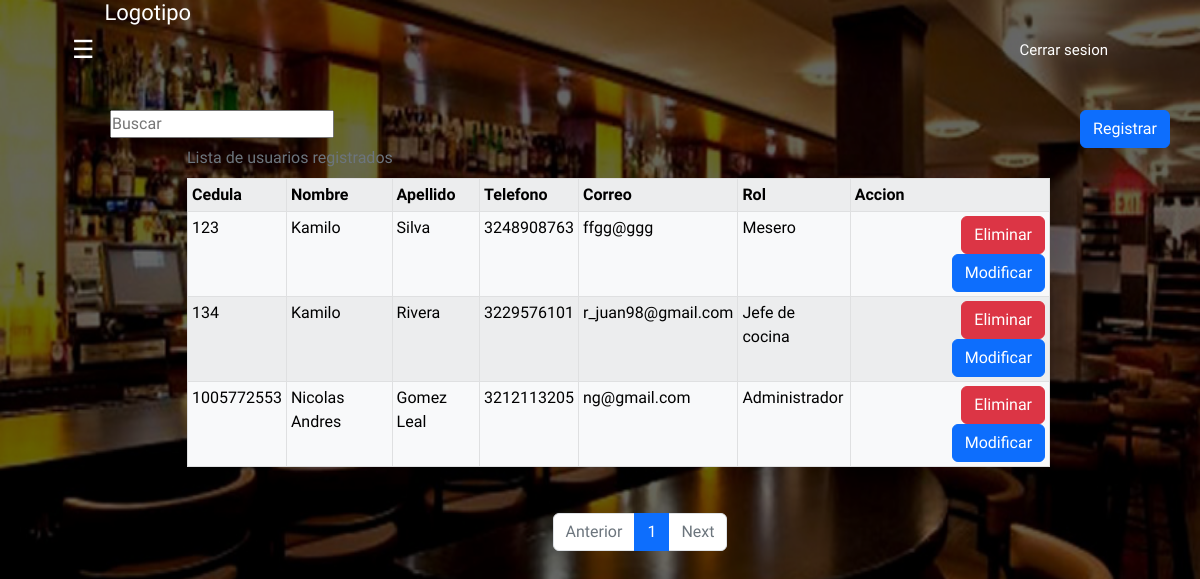
The page /admin/usuarios/panelU.php?pagina=1 on the database as committed earlier.
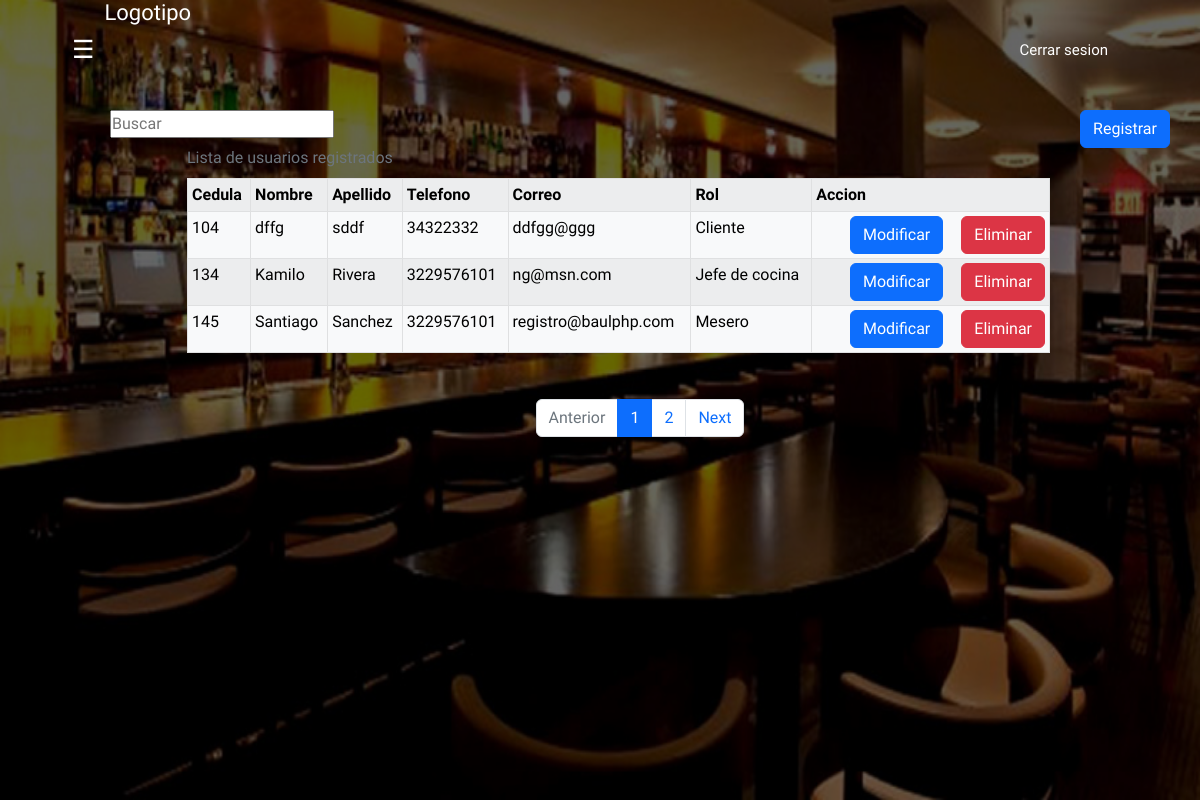
The same page on the database as committed later.
### tables this page shows
CREATE TABLE `usuarios` (
  `id_usu` int(12) NOT NULL,
  `id_rol` int(3) DEFAULT NULL,
  `nom_usu` char(50) DEFAULT NULL,
  `ape_usu` char(50) DEFAULT NULL,
  `tel_usu` bigint(10) DEFAULT NULL,
  `email` char(50) DEFAULT NULL,
  `contraseña` char(250) DEFAULT NULL
);

CREATE TABLE `rol` (
  `id_rol` int(3) NOT NULL,
  `tip_rol` char(30) DEFAULT NULL
);

### admin/usuarios/panelU.php (the view, shortened to what this page needs)
<?php
   include_once("../../conexion/conexion.php");
    $sentencia1="SELECT * FROM usuarios,rol WHERE usuarios.id_rol=rol.id_rol";
    $resultado=$bd ->prepare($sentencia1);
    $resultado->execute();
    $registros=3;
    $total=$resultado->rowCount();
   $paginas=$total/4;
   $paginas=ceil($paginas);
?>
<!DOCTYPE html>
<html lang="en">
<head>
        <link href="https://cdn.jsdelivr.net/npm/bootstrap@5.2.2/dist/css/bootstrap.min.css" rel="stylesheet">
    <link rel="stylesheet" href="../../css/panelU.css">
</head>
<body id="body">
<?php
                    $iniciar=($_GET['pagina']-1)*$registros;
                    $sentencia2="SELECT * FROM usuarios,rol WHERE usuarios.id_rol=rol.id_rol LIMIT :iniciar,:nregistros";
                    $fell=$bd->prepare($sentencia2);
                    $fell->bindParam(":iniciar",$iniciar,PDO::PARAM_INT);
                    $fell->bindParam(":nregistros",$registros,PDO::PARAM_INT);
                    $fell->execute();
                    $camb=$fell->fetchAll();
                    ?>
	<header class="header">
		<div class="container">
		<div class="btn-menu">
			<label for="btn-menu">☰</label>
		</div>
			<div class="logo">
				<h1>Logotipo</h1>
			</div>
			<nav class="menu">
				<a href="../../includes/cerrar.php">Cerrar sesion</a>
			</nav>
		</div>
	</header>
	<div class="capa"></div>
    <main>
        <div id="nim">
            <button type="button" class="btn btn-primary" data-bs-toggle="modal" data-bs-target="#exampleModal">
                Registrar
            </button>
        </div>
        <div class="input_search">
        <input class="buscar"  type="search" name="busca"  id="" placeholder="Buscar">
        </div>
        <div class="container">
            <div class="row">
                <div class="col">
                <table  class="table  table-hover table-striped table-light table-bordered table-sm  caption-top">
                    <caption>Lista de usuarios registrados</caption>
        <tr >
            <th>Cedula <i class="bi bi-chevron-down"></i></th>
            <th>Nombre <i class="bi bi-chevron-down"></i></th>
            <th>Apellido <i class="bi bi-chevron-down"></i></th>
            <th>Telefono <i class="bi bi-chevron-down"></i></th>
            <th>Correo <i class="bi bi-chevron-down"></i></th>
            <th>Rol <i class="bi bi-chevron-down"></i></th>
            <th colspan="3">Accion <i class="bi bi-chevron-down"></i></th>
        </tr>
        <?php
            foreach ($camb as $move) {
        ?>
        <tr>
            <td><?php echo $move->id_usu?></td>
            <td><?php echo $move->nom_usu?></td>
            <td><?php echo $move->ape_usu?></td>
            <td><?php echo $move->tel_usu?></td>
            <td><?php echo $move->email?></td>
            <td><?php echo $move->tip_rol?></td>
            <td>
                    <a onclick="return confirm('¿Esta seguro de eliminar el usuario?')" href="eliminar.php?id=<?php echo $move->id_usu?> &nomb=<?php echo $move->nom_usu?> &apel=<?php echo $move->ape_usu?> &tel=<?php echo $move->tel_usu?> "><button type="button" class="btn btn-danger" data-toggle="modal" data-target="#deleteChildresn">
                        Eliminar
                    </button></a>
                    <a href="modificar.php?id=<?php echo $move->id_usu?> &nomb=<?php echo $move->nom_usu?> &apel=<?php echo $move->ape_usu?> &tel=<?php echo $move->tel_usu?> &ema=<?php echo $move->email?>"><button type="button" class="btn btn-primary" data-toggle="modal" data-target="#editChildresn">
                        Modificar
                    </button></a>
            </td>
            </tr>
        <?php
        }
        ?>
            </table>
                </div>
            </div>
        </div>
    </main>
<nav aria-label="Page navigation example">
  <ul class="pagination justify-content-center">
    <li class="page-item <?php  echo $_GET['pagina']<=1? 'disabled' : '' ?> ">
        <a class="page-link" href="panelU.php?pagina=<?php echo $_GET['pagina']-1 ?>">Anterior</a>
    </li>
    <?php
        for($i=0; $i<$paginas; $i++):?>
            <li class="page-item <?php echo $_GET ['pagina']==$i+1? 'active': ''?>">
                <a class="page-link"
                href="panelU.php?pagina=<?php echo $i+1?>">
                <?php echo $i+1?></a>
            </li>
            <?php endfor?>
    <li class="page-item <?php  echo $_GET['pagina']>=$paginas? 'disabled' : '' ?> "><a class="page-link" href="panelU.php?pagina=<?php echo $_GET['pagina']+1 ?>">Next</a></li>
  </ul>
</nav>
</body>
</html>

### css/panelU.css (style rules this page uses)
* { margin: 0; padding: 0; box-sizing: border-box; font-family: 'Montserrat Alternates', sans-serif; }
body { background: url('../img/restaurante-bar.jpg'); background-size: 100vw 100vh; background-repeat: no-repeat; }
.capa { position: fixed; width: 100%; height: 100vh; background: rgba(0,0,0,0.6); z-index: -1; top: 0;left: 0; }
.header { width: 100%; height: 100px; position: fixed; top: 0;left: 0; }
.container { width: 90%; max-width: 1200px; margin: auto; }
.container .btn-menu, .logo { float: left; line-height:100px; }
.container .btn-menu label { color: #fff; font-size: 25px; cursor: pointer; }
.logo h1 { color: #fff; font-weight: 400; font-size: 22px; margin-left: 10px; }
.container .menu { float: right; line-height: 100px; }
.container .menu a { display: inline-block; padding: 15px; line-height: normal; text-decoration: none; color: #fff; transition: all 0.3s ease; border-bottom: 2px solid transparent; font-size: 15px; margin-right: 5px; }
body { margin-left: 80px; margin-top: 80px; transition: margin-left 300ms cubic-bezier(0.785, 0.135, 0.15, 0.86); }
main { padding: 30px; width: 100%; height: 50%; }
button { float: right; }
button { margin-left: 18px; }

Rows that differ between the two databases and show on the page:
removed usuarios: id_usu "123", nom_usu "Kamilo", ape_usu "Silva", tel_usu "3248908763", email "ffgg@ggg", id_rol.tip_rol "Mesero"
no longer on this page (row edited): usuarios: id_usu "1005772553", nom_usu "Nicolas Andres", ape_usu "Gomez Leal", tel_usu "3212113205", email "ng@gmail.com", id_rol.tip_rol "Administrador"
added usuarios: id_usu "104", nom_usu "dffg", ape_usu "sddf", tel_usu "34322332", email "ddfgg@ggg", id_rol.tip_rol "Cliente"
changed usuarios "Kamilo": email "r_juan98@gmail.com" → "ng@msn.com"
added usuarios: id_usu "145", nom_usu "Santiago", ape_usu "Sanchez", tel_usu "3229576101", email "registro@baulphp.com", id_rol.tip_rol "Mesero"
Other text that changed with them:
new list line: "2"
